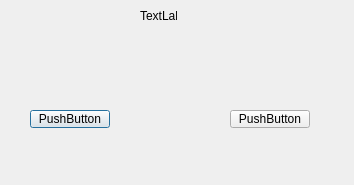
<?xml version="1.0" encoding="UTF-8"?>
<ui version="4.0">
 <class>removeDialog</class>
 <widget class="QDialog" name="removeDialog">
  <property name="geometry">
   <rect>
    <x>0</x>
    <y>0</y>
    <width>354</width>
    <height>185</height>
   </rect>
  </property>
  <property name="windowTitle">
   <string>Dialog</string>
  </property>
  <widget class="QLabel" name="label_question">
   <property name="geometry">
    <rect>
     <x>140</x>
     <y>10</y>
     <width>37</width>
     <height>12</height>
    </rect>
   </property>
   <property name="text">
    <string>TextLabel</string>
   </property>
  </widget>
  <widget class="QPushButton" name="ok">
   <property name="geometry">
    <rect>
     <x>30</x>
     <y>110</y>
     <width>80</width>
     <height>18</height>
    </rect>
   </property>
   <property name="text">
    <string>PushButton</string>
   </property>
  </widget>
  <widget class="QPushButton" name="cancel_buttom">
   <property name="geometry">
    <rect>
     <x>230</x>
     <y>110</y>
     <width>80</width>
     <height>18</height>
    </rect>
   </property>
   <property name="text">
    <string>PushButton</string>
   </property>
  </widget>
 </widget>
 <resources/>
 <connections/>
</ui>
